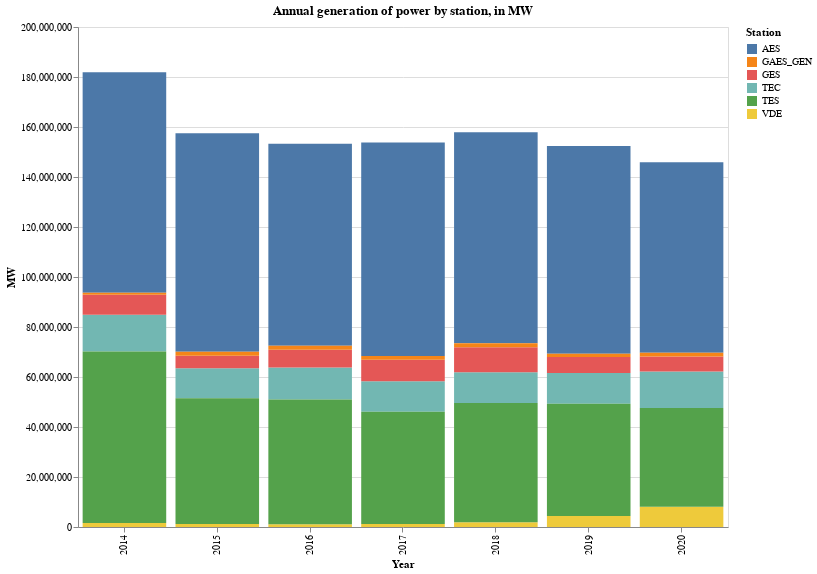

The code cell stored with this chart in its notebook:
### Markdown cell above
#### 2. Як змінювалась структура електрогенерації роками?
Тут нам важливо порівняти різницю структури по роках, щоб побачити як вона зміювалася. Оскільки на лекціях згадувалося, що найчастіше ми порівнюємо за допомогою barcharts, то цей тип візуалізації першим спав на думку при аналізі цього питання. Тут як категорію для кожного стовпчика ми можемо взяти рік, а в довжину стовпчика закласти суму генерації електроенергії з кожної станції за рік. І також додатково в кожному стовпчику розподілити по кольорах яка електростанція скільки згенерувала енергії (АЕС, ТЕЦ, ВДЕ, ТЕС, ГЕС, ГАЕС), щоб чітко побачити саме структуру кожного року. Тобто в результаті вийде Stacked barchart. 
В такому випадку проблемно може бути визначити скільки саме згенерувала кожна електростанція в межах одного року, адже кольорами та розмірами частин кожного стовпчика ми зможемо відобразити лише загальну картину. Тому як рішення тут можна додати toolip до кожного стовпчика, щоб можна було глянути на чіткі числа або ж додати підписи на самому барчарті. Я вирішила додати toolip, оскільки кожен стовпчик ділиться на досить багато частин (у нас є аж 6 складових генерації) і підписування кожної з них на самому чарті засмітить його і зробить його важким для сприйняття. А toolip навпаки додасть інтерактивності та допоможе надати чітку інформацію.
Як альтернативу я розглядала створення окремих фасетів для кожного року, в такому варіанті краще видно розподл структури окремов кожному році, але складніше порівняти роки між собою, тому вирішила робити stacked barchart.

### Code cell
#create a new pandas dataframe as a basis for our barchart
columns = ['Year', 'Station', 'MW']
df1 = pd.DataFrame(columns = columns)
rows = []

for y in df['Year'].unique():
    for s in  ['AES', 'TEC', 'VDE', 'TES', 'GES', 'GAES_GEN']:
        sum_MW = df.loc[df['Year'] == str(y), s].sum()
        r = [y, s, sum_MW]
        z = zip(columns, r)
        row_dict = dict(z)
        rows.append(row_dict)
        
df1 = df1.append(rows)

#build a barchart
chart1 = alt.Chart(df1).mark_bar().encode(
    x = alt.X('Year:O'), y = alt.Y('MW:Q'),
    tooltip = alt.Tooltip('MW:Q'),
    color = alt.Color('Station:N'),
).properties(width = 650, height = 500, title = "Annual generation of power by station, in MW")
chart1

### Figure 1 — Vega-Lite specification as saved in the notebook (floating-point values rounded to 4 significant figures)
{"config": {"view": {"continuousWidth": 400, "continuousHeight": 300}}, "data": {"name": "data-dbb057e2ce1b2d5e8530ffb4e86891a9"}, "mark": "bar", "encoding": {"color": {"type": "nominal", "field": "Station"}, "tooltip": {"type": "quantitative", "field": "MW"}, "x": {"type": "ordinal", "field": "Year"}, "y": {"type": "quantitative", "field": "MW"}}, "height": 500, "title": "Annual generation of power by station, in MW", "width": 650, "$schema": "https://vega.github.io/schema/vega-lite/v4.8.1.json", "datasets": {"data-dbb057e2ce1b2d5e8530ffb4e86891a9": [{"Year": "2020", "Station": "AES", "MW": 76210000.0}, {"Year": "2020", "Station": "TEC", "MW": 14540000.0}, {"Year": "2020", "Station": "VDE", "MW": 8125000.0}, {"Year": "2020", "Station": "TES", "MW": 39500000.0}, {"Year": "2020", "Station": "GES", "MW": 5999000.0}, {"Year": "2020", "Station": "GAES_GEN", "MW": 1562000.0}, {"Year": "2019", "Station": "AES", "MW": 83100000.0}, {"Year": "2019", "Station": "TEC", "MW": 12250000.0}, {"Year": "2019", "Station": "VDE", "MW": 4442000.0}, {"Year": "2019", "Station": "TES", "MW": 44880000.0}, {"Year": "2019", "Station": "GES", "MW": 6422000.0}, {"Year": "2019", "Station": "GAES_GEN", "MW": 1323000.0}, {"Year": "2018", "Station": "AES", "MW": 84350000.0}, {"Year": "2018", "Station": "TEC", "MW": 12260000.0}, {"Year": "2018", "Station": "VDE", "MW": 1864000.0}, {"Year": "2018", "Station": "TES", "MW": 47750000.0}, {"Year": "2018", "Station": "GES", "MW": 10070000.0}, {"Year": "2018", "Station": "GAES_GEN", "MW": 1565000.0}, {"Year": "2017", "Station": "AES", "MW": 85310000.0}, {"Year": "2017", "Station": "TEC", "MW": 12210000.0}, {"Year": "2017", "Station": "VDE", "MW": 1177000.0}, {"Year": "2017", "Station": "TES", "MW": 44950000.0}, {"Year": "2017", "Station": "GES", "MW": 8532000.0}, {"Year": "2017", "Station": "GAES_GEN", "MW": 1575000.0}, {"Year": "2016", "Station": "AES", "MW": 80760000.0}, {"Year": "2016", "Station": "TEC", "MW": 12840000.0}, {"Year": "2016", "Station": "VDE", "MW": 1093000.0}, {"Year": "2016", "Station": "TES", "MW": 49880000.0}, {"Year": "2016", "Station": "GES", "MW": 7114000.0}, {"Year": "2016", "Station": "GAES_GEN", "MW": 1621000.0}, {"Year": "2015", "Station": "AES", "MW": 87410000.0}, {"Year": "2015", "Station": "TEC", "MW": 12040000.0}, {"Year": "2015", "Station": "VDE", "MW": 1235000.0}, {"Year": "2015", "Station": "TES", "MW": 50260000.0}, {"Year": "2015", "Station": "GES", "MW": 4964000.0}, {"Year": "2015", "Station": "GAES_GEN", "MW": 1555000.0}, {"Year": "2014", "Station": "AES", "MW": 88200000.0}, {"Year": "2014", "Station": "TEC", "MW": 14680000.0}, {"Year": "2014", "Station": "VDE", "MW": 1606000.0}, {"Year": "2014", "Station": "TES", "MW": 68610000.0}, {"Year": "2014", "Station": "GES", "MW": 7991000.0}, {"Year": "2014", "Station": "GAES_GEN", "MW": 839800.0}]}}
